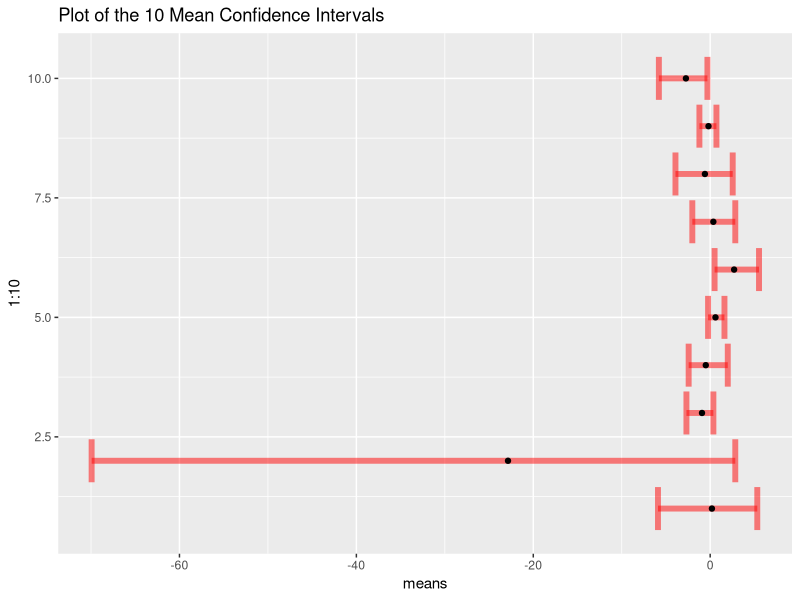
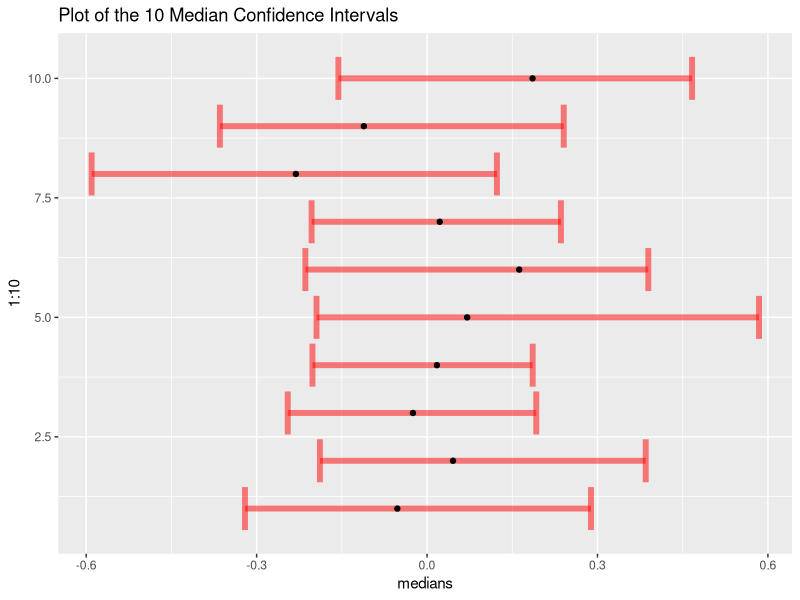

Reproduce these figures in R, in order.
## ---- chunk 1
knitr::opts_chunk$set(echo = TRUE)
## ---- chunk 2
library(tidyverse)
library(broom)
library(modelr)
## ---- chunk 3
# 1. Simulate a sample of size 100 from the standard Cauchy distribution. (Hint: Remember the p, q, r,
# d functions for simulation!)

cauchy_samples <- rcauchy(100)
## ---- chunk 4
# 2. Take 1000 bootstrap samples from your simulated sample. Make a 95% confidence interval for (a) the
# mean and (b) the median.

my_boots <- replicate(1000, sample(cauchy_samples, replace=TRUE), simplify = FALSE)

boot_means <- map_dbl(my_boots, mean)

boot_medians <- map_dbl(my_boots, median)
## ---- chunk 5
# 3. Repeat (1) and (2) ten times. That is, you should have a NEW simulated Cauchy sample each time.
# Save the upper and lower bounds of the mean and median confidence intervals at each step. (Hint:
# You may want to write a loop, like the one in my bootstrapping notes!)
mean_CIs <- data.frame()
median_CIs <- data.frame()
means <- c()
medians <- c()

set.seed(41)
for(i in 1:10){
  
  my_sample <- rcauchy(100)
  
  means <- c(means, mean(my_sample))
  medians <- c(medians, median(my_sample))
  
  my_boots <- replicate(1000, sample(my_sample, replace = TRUE), simplify = FALSE)
  
  boot_means <- map_dbl(my_boots, mean)
  boot_medians <- map_dbl(my_boots, median)
  
  mean_CIs <- rbind(mean_CIs, quantile(boot_means, c(0.025, .975)))
  
  median_CIs <- rbind(median_CIs, quantile(boot_medians, c(0.025, .975)))
}

names(mean_CIs) = c("lower", "upper")
names(median_CIs) = c("lower", "upper")
## ---- chunk 6
# 4. Make a plot showing the 10 mean confidence intervals, and another plot showing the 10 median
# confidence intervals. (It is your choice what kind of plot to use!)

# final_results <- full_join(mean_CIs, median_CIs) %>%
#   mutate(
#     try = rep(1:10, 2),
#     type = c(rep("Means", 10), rep("Medians", 10)),
#     means = rep(means, 2)
#   )


ggplot(mean_CIs, aes(x = means)) + 
    geom_errorbarh(aes(xmin=lower, xmax=upper, y = 1:10), size = 2, color="red", alpha=0.5) +
  geom_point(aes(x = means, y = 1:10)) + ggtitle("Plot of the 10 Mean Confidence Intervals")
## ---- chunk 7
ggplot(median_CIs, aes(x = medians)) + 
    geom_errorbarh(aes(xmin=lower, xmax=upper, y = 1:10), size = 2, color="red", alpha=0.5) +
  geom_point(aes(x = medians, y = 1:10)) + ggtitle("Plot of the 10 Median Confidence Intervals")
